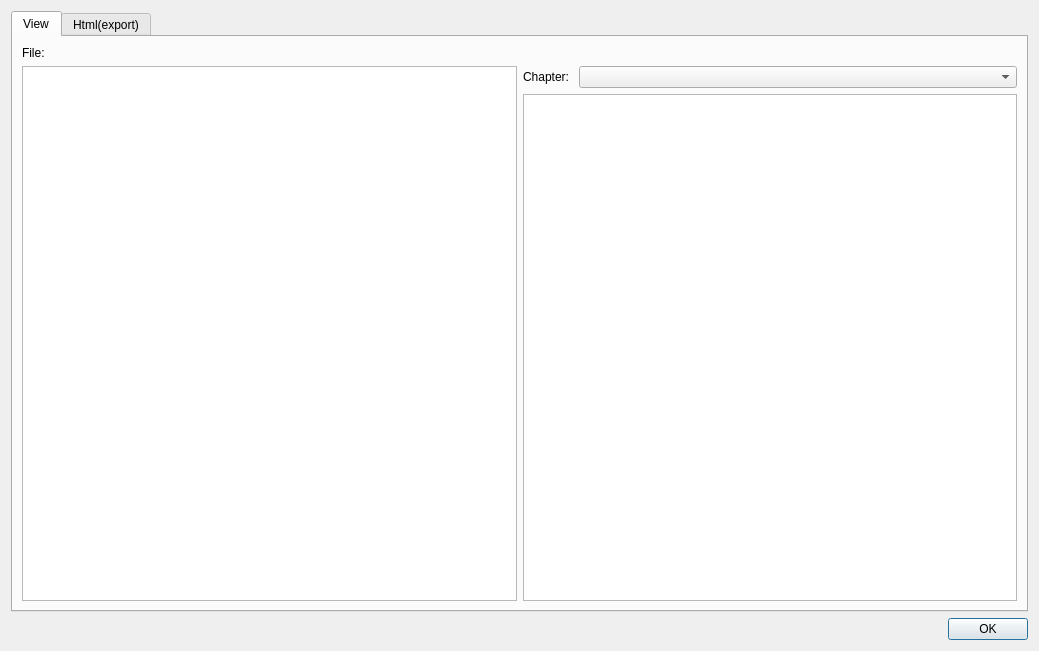
<?xml version="1.0" encoding="UTF-8"?>
<ui version="4.0">
 <class>PreviewBook</class>
 <widget class="QDialog" name="PreviewBook">
  <property name="geometry">
   <rect>
    <x>0</x>
    <y>0</y>
    <width>1039</width>
    <height>651</height>
   </rect>
  </property>
  <property name="windowTitle">
   <string>Preview book</string>
  </property>
  <layout class="QGridLayout" name="gridLayout_3">
   <item row="0" column="0">
    <widget class="QTabWidget" name="tabWidget">
     <property name="currentIndex">
      <number>0</number>
     </property>
     <widget class="QWidget" name="tab">
      <attribute name="title">
       <string>View</string>
      </attribute>
      <layout class="QGridLayout" name="gridLayout_2">
       <item row="0" column="0">
        <widget class="QLabel" name="label">
         <property name="maximumSize">
          <size>
           <width>50</width>
           <height>16777215</height>
          </size>
         </property>
         <property name="text">
          <string>File:</string>
         </property>
        </widget>
       </item>
       <item row="0" column="1" colspan="3">
        <widget class="QLabel" name="LAViewFile">
         <property name="text">
          <string/>
         </property>
        </widget>
       </item>
       <item row="1" column="0" rowspan="2" colspan="2">
        <widget class="QTextBrowser" name="tBViewBook"/>
       </item>
       <item row="1" column="2">
        <widget class="QLabel" name="label_2">
         <property name="maximumSize">
          <size>
           <width>50</width>
           <height>16777215</height>
          </size>
         </property>
         <property name="text">
          <string>Chapter:</string>
         </property>
        </widget>
       </item>
       <item row="1" column="3">
        <widget class="QComboBox" name="comBChapters_1"/>
       </item>
       <item row="2" column="2" colspan="2">
        <widget class="QTextBrowser" name="tbViewChapter"/>
       </item>
      </layout>
     </widget>
     <widget class="QWidget" name="tab_2">
      <attribute name="title">
       <string>Html(export)</string>
      </attribute>
      <layout class="QGridLayout" name="gridLayout">
       <item row="0" column="0">
        <widget class="QLabel" name="label_3">
         <property name="maximumSize">
          <size>
           <width>50</width>
           <height>16777215</height>
          </size>
         </property>
         <property name="text">
          <string>File:</string>
         </property>
        </widget>
       </item>
       <item row="0" column="1" colspan="2">
        <widget class="QLabel" name="LAViewFile_2">
         <property name="text">
          <string>TextLabel</string>
         </property>
        </widget>
       </item>
       <item row="1" column="0" rowspan="2" colspan="2">
        <widget class="QTextBrowser" name="tBHtmlBook"/>
       </item>
       <item row="1" column="2">
        <widget class="QLabel" name="label_4">
         <property name="maximumSize">
          <size>
           <width>50</width>
           <height>16777215</height>
          </size>
         </property>
         <property name="text">
          <string>Chapter:</string>
         </property>
        </widget>
       </item>
       <item row="1" column="3">
        <widget class="QComboBox" name="comBChapters_2"/>
       </item>
       <item row="2" column="2" colspan="2">
        <widget class="QTextBrowser" name="tBHtmlChapter"/>
       </item>
      </layout>
     </widget>
    </widget>
   </item>
   <item row="1" column="0">
    <widget class="QDialogButtonBox" name="buttonBox">
     <property name="orientation">
      <enum>Qt::Horizontal</enum>
     </property>
     <property name="standardButtons">
      <set>QDialogButtonBox::Ok</set>
     </property>
    </widget>
   </item>
  </layout>
 </widget>
 <resources/>
 <connections>
  <connection>
   <sender>buttonBox</sender>
   <signal>accepted()</signal>
   <receiver>PreviewBook</receiver>
   <slot>accept()</slot>
   <hints>
    <hint type="sourcelabel">
     <x>248</x>
     <y>254</y>
    </hint>
    <hint type="destinationlabel">
     <x>157</x>
     <y>274</y>
    </hint>
   </hints>
  </connection>
  <connection>
   <sender>buttonBox</sender>
   <signal>rejected()</signal>
   <receiver>PreviewBook</receiver>
   <slot>reject()</slot>
   <hints>
    <hint type="sourcelabel">
     <x>316</x>
     <y>260</y>
    </hint>
    <hint type="destinationlabel">
     <x>286</x>
     <y>274</y>
    </hint>
   </hints>
  </connection>
 </connections>
</ui>
